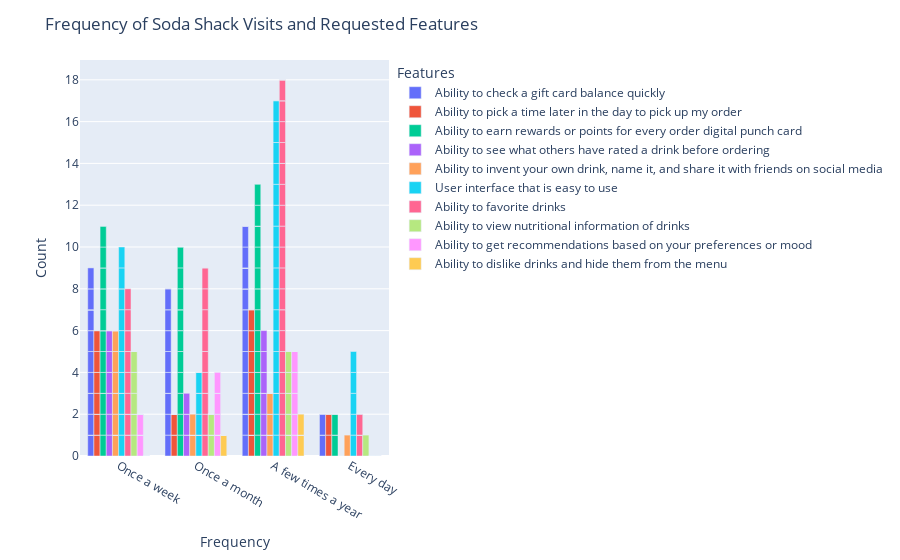

This figure's notebook cell:
### Code cell
# interactively plot the features grouped by frequency
import plotly.express as px
fig = px.bar(featurefreq, x="frequency", y=featurefreq.columns[1:], barmode="group")
fig.update_layout(xaxis_title="Frequency", yaxis_title="Count")
fig.update_layout(title_text='Frequency of Soda Shack Visits and Requested Features')
fig.update_layout(legend_title_text='Features')
fig.show()

### Figure 1 — Plotly figure (JSON) as saved in the notebook; plotly's stock layout.template omitted (floating-point values rounded to 4 significant figures)
{"data": [{"alignmentgroup": "True", "hovertemplate": "variable=Ability to check a gift card balance quickly<br>frequency=%{x}<br>value=%{y}<extra></extra>", "legendgroup": "Ability to check a gift card balance quickly", "marker": {"color": "#636efa", "pattern": {"shape": ""}}, "name": "Ability to check a gift card balance quickly", "offsetgroup": "Ability to check a gift card balance quickly", "orientation": "v", "showlegend": true, "textposition": "auto", "type": "bar", "x": ["Once a week", "Once a week", "Once a week", "Once a month", "A few times a year", "Once a month", "Once a week", "A few times a year", "Once a week", "Once a week", "Every day", "A few times a year", "Once a week", "A few times a year", "Once a week", "Once a week", "Once a month", "Once a month", "Once a week", "A few times a year", "A few times a year", "A few times a year", "Once a month", "Once a week", "Once a week", "Once a week", "A few times a year", "A few times a year", "A few times a year", "Once a month", "A few times a year", "Every day", "A few times a year", "Once a month", "A few times a year", "Once a month", "Once a week", "Once a month", "Once a week", "A few times a year", "A few times a year", "Once a week", "A few times a year", "A few times a year", "Every day", "A few times a year", "Once a month", "A few times a year", "Once a week", "A few times a year", "Once a month", "Once a week", "Once a month", "A few times a year", "A few times a year", "A few times a year", "A few times a year", "Once a month", "A few times a year", "Every day", "Once a month", "Once a week", "A few times a year", "A few times a year", "A few times a year", "Once a week", "Every day", "Once a month", "A few times a year", "Once a week"], "xaxis": "x", "y": [1, 0, 0, 0, 1, 1, 1, 1, 1, 0, 0, 0, 0, 0, 0, 1, 1, 1, 1, 1, 1, 0, 0, 1, 0, 1, 0, 0, 0, 0, 1, 1, 0, 1, 1, 1, 0, 0, 0, 1, 0, 0, 1, 0, 0, 0, 1, 0, 0, 1, 0, 0, 1, 0, 0, 0, 0, 0, 0, 1, 1, 1, 1, 1, 0, 0, 0, 0, 0, 1], "yaxis": "y"}, {"alignmentgroup": "True", "hovertemplate": "variable=Ability to pick a time later in the day to pick up my order<br>frequency=%{x}<br>value=%{y}<extra></extra>", "legendgroup": "Ability to pick a time later in the day to pick up my order", "marker": {"color": "#EF553B", "pattern": {"shape": ""}}, "name": "Ability to pick a time later in the day to pick up my order", "offsetgroup": "Ability to pick a time later in the day to pick up my order", "orientation": "v", "showlegend": true, "textposition": "auto", "type": "bar", "x": ["Once a week", "Once a week", "Once a week", "Once a month", "A few times a year", "Once a month", "Once a week", "A few times a year", "Once a week", "Once a week", "Every day", "A few times a year", "Once a week", "A few times a year", "Once a week", "Once a week", "Once a month", "Once a month", "Once a week", "A few times a year", "A few times a year", "A few times a year", "Once a month", "Once a week", "Once a week", "Once a week", "A few times a year", "A few times a year", "A few times a year", "Once a month", "A few times a year", "Every day", "A few times a year", "Once a month", "A few times a year", "Once a month", "Once a week", "Once a month", "Once a week", "A few times a year", "A few times a year", "Once a week", "A few times a year", "A few times a year", "Every day", "A few times a year", "Once a month", "A few times a year", "Once a week", "A few times a year", "Once a month", "Once a week", "Once a month", "A few times a year", "A few times a year", "A few times a year", "A few times a year", "Once a month", "A few times a year", "Every day", "Once a month", "Once a week", "A few times a year", "A few times a year", "A few times a year", "Once a week", "Every day", "Once a month", "A few times a year", "Once a week"], "xaxis": "x", "y": [1, 0, 1, 0, 1, 0, 0, 0, 0, 0, 0, 0, 1, 0, 1, 0, 0, 0, 0, 0, 0, 0, 0, 0, 0, 0, 0, 1, 0, 1, 0, 1, 0, 0, 0, 1, 0, 0, 0, 0, 1, 0, 0, 0, 1, 1, 0, 1, 0, 0, 0, 1, 0, 0, 0, 0, 1, 0, 0, 0, 0, 1, 0, 1, 0, 0, 0, 0, 0, 0], "yaxis": "y"}, {"alignmentgroup": "True", "hovertemplate": "variable=Ability to earn rewards or points for every order digital punch card<br>frequency=%{x}<br>value=%{y}<extra></extra>", "legendgroup": "Ability to earn rewards or points for every order digital punch card", "marker": {"color": "#00cc96", "pattern": {"shape": ""}}, "name": "Ability to earn rewards or points for every order digital punch card", "offsetgroup": "Ability to earn rewards or points for every order digital punch card", "orientation": "v", "showlegend": true, "textposition": "auto", "type": "bar", "x": ["Once a week", "Once a week", "Once a week", "Once a month", "A few times a year", "Once a month", "Once a week", "A few times a year", "Once a week", "Once a week", "Every day", "A few times a year", "Once a week", "A few times a year", "Once a week", "Once a week", "Once a month", "Once a month", "Once a week", "A few times a year", "A few times a year", "A few times a year", "Once a month", "Once a week", "Once a week", "Once a week", "A few times a year", "A few times a year", "A few times a year", "Once a month", "A few times a year", "Every day", "A few times a year", "Once a month", "A few times a year", "Once a month", "Once a week", "Once a month", "Once a week", "A few times a year", "A few times a year", "Once a week", "A few times a year", "A few times a year", "Every day", "A few times a year", "Once a month", "A few times a year", "Once a week", "A few times a year", "Once a month", "Once a week", "Once a month", "A few times a year", "A few times a year", "A few times a year", "A few times a year", "Once a month", "A few times a year", "Every day", "Once a month", "Once a week", "A few times a year", "A few times a year", "A few times a year", "Once a week", "Every day", "Once a month", "A few times a year", "Once a week"], "xaxis": "x", "y": [1, 1, 1, 1, 0, 1, 0, 0, 0, 1, 1, 1, 1, 1, 0, 1, 1, 1, 0, 1, 0, 1, 1, 0, 0, 0, 0, 0, 0, 0, 0, 0, 1, 1, 0, 0, 1, 1, 1, 0, 0, 0, 0, 0, 1, 0, 0, 1, 1, 1, 0, 0, 1, 1, 0, 1, 1, 1, 1, 0, 1, 1, 0, 0, 1, 1, 0, 0, 1, 0], "yaxis": "y"}, {"alignmentgroup": "True", "hovertemplate": "variable=Ability to see what others have rated a drink before ordering<br>frequency=%{x}<br>value=%{y}<extra></extra>", "legendgroup": "Ability to see what others have rated a drink before ordering", "marker": {"color": "#ab63fa", "pattern": {"shape": ""}}, "name": "Ability to see what others have rated a drink before ordering", "offsetgroup": "Ability to see what others have rated a drink before ordering", "orientation": "v", "showlegend": true, "textposition": "auto", "type": "bar", "x": ["Once a week", "Once a week", "Once a week", "Once a month", "A few times a year", "Once a month", "Once a week", "A few times a year", "Once a week", "Once a week", "Every day", "A few times a year", "Once a week", "A few times a year", "Once a week", "Once a week", "Once a month", "Once a month", "Once a week", "A few times a year", "A few times a year", "A few times a year", "Once a month", "Once a week", "Once a week", "Once a week", "A few times a year", "A few times a year", "A few times a year", "Once a month", "A few times a year", "Every day", "A few times a year", "Once a month", "A few times a year", "Once a month", "Once a week", "Once a month", "Once a week", "A few times a year", "A few times a year", "Once a week", "A few times a year", "A few times a year", "Every day", "A few times a year", "Once a month", "A few times a year", "Once a week", "A few times a year", "Once a month", "Once a week", "Once a month", "A few times a year", "A few times a year", "A few times a year", "A few times a year", "Once a month", "A few times a year", "Every day", "Once a month", "Once a week", "A few times a year", "A few times a year", "A few times a year", "Once a week", "Every day", "Once a month", "A few times a year", "Once a week"], "xaxis": "x", "y": [0, 1, 1, 0, 0, 0, 1, 0, 0, 1, 0, 0, 0, 0, 0, 0, 0, 0, 1, 0, 0, 1, 0, 0, 0, 0, 0, 1, 1, 0, 0, 0, 0, 0, 0, 0, 0, 0, 0, 0, 0, 0, 0, 0, 0, 1, 0, 0, 0, 0, 1, 1, 0, 0, 0, 0, 0, 1, 0, 0, 0, 0, 1, 0, 0, 0, 0, 1, 1, 0], "yaxis": "y"}, {"alignmentgroup": "True", "hovertemplate": "variable=Ability to invent your own drink, name it, and share it with friends on social media<br>frequency=%{x}<br>value=%{y}<extra></extra>", "legendgroup": "Ability to invent your own drink, name it, and share it with friends on social media", "marker": {"color": "#FFA15A", "pattern": {"shape": ""}}, "name": "Ability to invent your own drink, name it, and share it with friends on social media", "offsetgroup": "Ability to invent your own drink, name it, and share it with friends on social media", "orientation": "v", "showlegend": true, "textposition": "auto", "type": "bar", "x": ["Once a week", "Once a week", "Once a week", "Once a month", "A few times a year", "Once a month", "Once a week", "A few times a year", "Once a week", "Once a week", "Every day", "A few times a year", "Once a week", "A few times a year", "Once a week", "Once a week", "Once a month", "Once a month", "Once a week", "A few times a year", "A few times a year", "A few times a year", "Once a month", "Once a week", "Once a week", "Once a week", "A few times a year", "A few times a year", "A few times a year", "Once a month", "A few times a year", "Every day", "A few times a year", "Once a month", "A few times a year", "Once a month", "Once a week", "Once a month", "Once a week", "A few times a year", "A few times a year", "Once a week", "A few times a year", "A few times a year", "Every day", "A few times a year", "Once a month", "A few times a year", "Once a week", "A few times a year", "Once a month", "Once a week", "Once a month", "A few times a year", "A few times a year", "A few times a year", "A few times a year", "Once a month", "A few times a year", "Every day", "Once a month", "Once a week", "A few times a year", "A few times a year", "A few times a year", "Once a week", "Every day", "Once a month", "A few times a year", "Once a week"], "xaxis": "x", "y": [0, 1, 0, 1, 0, 0, 0, 0, 0, 0, 0, 0, 0, 0, 1, 1, 0, 0, 0, 0, 1, 0, 0, 0, 1, 1, 0, 0, 0, 0, 1, 0, 0, 0, 0, 0, 0, 0, 1, 1, 0, 0, 0, 0, 0, 0, 0, 0, 0, 0, 0, 0, 0, 0, 0, 0, 0, 0, 0, 0, 0, 0, 0, 0, 0, 0, 1, 1, 0, 0], "yaxis": "y"}, {"alignmentgroup": "True", "hovertemplate": "variable=User interface that is easy to use<br>frequency=%{x}<br>value=%{y}<extra></extra>", "legendgroup": "User interface that is easy to use", "marker": {"color": "#19d3f3", "pattern": {"shape": ""}}, "name": "User interface that is easy to use", "offsetgroup": "User interface that is easy to use", "orientation": "v", "showlegend": true, "textposition": "auto", "type": "bar", "x": ["Once a week", "Once a week", "Once a week", "Once a month", "A few times a year", "Once a month", "Once a week", "A few times a year", "Once a week", "Once a week", "Every day", "A few times a year", "Once a week", "A few times a year", "Once a week", "Once a week", "Once a month", "Once a month", "Once a week", "A few times a year", "A few times a year", "A few times a year", "Once a month", "Once a week", "Once a week", "Once a week", "A few times a year", "A few times a year", "A few times a year", "Once a month", "A few times a year", "Every day", "A few times a year", "Once a month", "A few times a year", "Once a month", "Once a week", "Once a month", "Once a week", "A few times a year", "A few times a year", "Once a week", "A few times a year", "A few times a year", "Every day", "A few times a year", "Once a month", "A few times a year", "Once a week", "A few times a year", "Once a month", "Once a week", "Once a month", "A few times a year", "A few times a year", "A few times a year", "A few times a year", "Once a month", "A few times a year", "Every day", "Once a month", "Once a week", "A few times a year", "A few times a year", "A few times a year", "Once a week", "Every day", "Once a month", "A few times a year", "Once a week"], "xaxis": "x", "y": [0, 0, 0, 1, 1, 0, 1, 1, 1, 0, 1, 1, 1, 0, 0, 0, 0, 0, 0, 0, 0, 0, 1, 0, 1, 0, 1, 0, 0, 1, 0, 1, 1, 0, 1, 0, 1, 1, 0, 0, 0, 1, 0, 1, 1, 1, 0, 1, 1, 1, 0, 1, 0, 1, 1, 1, 1, 0, 1, 1, 0, 0, 0, 1, 1, 1, 1, 0, 0, 1], "yaxis": "y"}, {"alignmentgroup": "True", "hovertemplate": "variable=Ability to favorite drinks<br>frequency=%{x}<br>value=%{y}<extra></extra>", "legendgroup": "Ability to favorite drinks", "marker": {"color": "#FF6692", "pattern": {"shape": ""}}, "name": "Ability to favorite drinks", "offsetgroup": "Ability to favorite drinks", "orientation": "v", "showlegend": true, "textposition": "auto", "type": "bar", "x": ["Once a week", "Once a week", "Once a week", "Once a month", "A few times a year", "Once a month", "Once a week", "A few times a year", "Once a week", "Once a week", "Every day", "A few times a year", "Once a week", "A few times a year", "Once a week", "Once a week", "Once a month", "Once a month", "Once a week", "A few times a year", "A few times a year", "A few times a year", "Once a month", "Once a week", "Once a week", "Once a week", "A few times a year", "A few times a year", "A few times a year", "Once a month", "A few times a year", "Every day", "A few times a year", "Once a month", "A few times a year", "Once a month", "Once a week", "Once a month", "Once a week", "A few times a year", "A few times a year", "Once a week", "A few times a year", "A few times a year", "Every day", "A few times a year", "Once a month", "A few times a year", "Once a week", "A few times a year", "Once a month", "Once a week", "Once a month", "A few times a year", "A few times a year", "A few times a year", "A few times a year", "Once a month", "A few times a year", "Every day", "Once a month", "Once a week", "A few times a year", "A few times a year", "A few times a year", "Once a week", "Every day", "Once a month", "A few times a year", "Once a week"], "xaxis": "x", "y": [0, 0, 0, 0, 0, 1, 0, 1, 0, 0, 1, 1, 0, 1, 1, 0, 0, 1, 1, 1, 0, 1, 1, 0, 0, 1, 1, 1, 0, 0, 1, 0, 1, 1, 1, 1, 1, 0, 1, 1, 1, 0, 1, 1, 0, 0, 0, 0, 1, 0, 1, 0, 1, 1, 1, 1, 0, 1, 0, 1, 1, 0, 1, 0, 0, 1, 0, 0, 0, 1], "yaxis": "y"}, {"alignmentgroup": "True", "hovertemplate": "variable=Ability to view nutritional information of drinks<br>frequency=%{x}<br>value=%{y}<extra></extra>", "legendgroup": "Ability to view nutritional information of drinks", "marker": {"color": "#B6E880", "pattern": {"shape": ""}}, "name": "Ability to view nutritional information of drinks", "offsetgroup": "Ability to view nutritional information of drinks", "orientation": "v", "showlegend": true, "textposition": "auto", "type": "bar", "x": ["Once a week", "Once a week", "Once a week", "Once a month", "A few times a year", "Once a month", "Once a week", "A few times a year", "Once a week", "Once a week", "Every day", "A few times a year", "Once a week", "A few times a year", "Once a week", "Once a week", "Once a month", "Once a month", "Once a week", "A few times a year", "A few times a year", "A few times a year", "Once a month", "Once a week", "Once a week", "Once a week", "A few times a year", "A few times a year", "A few times a year", "Once a month", "A few times a year", "Every day", "A few times a year", "Once a month", "A few times a year", "Once a month", "Once a week", "Once a month", "Once a week", "A few times a year", "A few times a year", "Once a week", "A few times a year", "A few times a year", "Every day", "A few times a year", "Once a month", "A few times a year", "Once a week", "A few times a year", "Once a month", "Once a week", "Once a month", "A few times a year", "A few times a year", "A few times a year", "A few times a year", "Once a month", "A few times a year", "Every day", "Once a month", "Once a week", "A few times a year", "A few times a year", "A few times a year", "Once a week", "Every day", "Once a month", "A few times a year", "Once a week"], "xaxis": "x", "y": [0, 0, 0, 0, 0, 0, 0, 0, 1, 1, 0, 0, 0, 0, 0, 0, 0, 0, 0, 0, 0, 0, 0, 1, 1, 0, 0, 0, 1, 1, 0, 0, 0, 0, 0, 0, 0, 0, 0, 0, 1, 1, 0, 1, 0, 0, 1, 0, 0, 0, 0, 0, 0, 0, 0, 0, 0, 0, 1, 0, 0, 0, 0, 0, 1, 0, 1, 0, 0, 0], "yaxis": "y"}, {"alignmentgroup": "True", "hovertemplate": "variable=Ability to get recommendations based on your preferences or mood<br>frequency=%{x}<br>value=%{y}<extra></extra>", "legendgroup": "Ability to get recommendations based on your preferences or mood", "marker": {"color": "#FF97FF", "pattern": {"shape": ""}}, "name": "Ability to get recommendations based on your preferences or mood", "offsetgroup": "Ability to get recommendations based on your preferences or mood", "orientation": "v", "showlegend": true, "textposition": "auto", "type": "bar", "x": ["Once a week", "Once a week", "Once a week", "Once a month", "A few times a year", "Once a month", "Once a week", "A few times a year", "Once a week", "Once a week", "Every day", "A few times a year", "Once a week", "A few times a year", "Once a week", "Once a week", "Once a month", "Once a month", "Once a week", "A few times a year", "A few times a year", "A few times a year", "Once a month", "Once a week", "Once a week", "Once a week", "A few times a year", "A few times a year", "A few times a year", "Once a month", "A few times a year", "Every day", "A few times a year", "Once a month", "A few times a year", "Once a month", "Once a week", "Once a month", "Once a week", "A few times a year", "A few times a year", "Once a week", "A few times a year", "A few times a year", "Every day", "A few times a year", "Once a month", "A few times a year", "Once a week", "A few times a year", "Once a month", "Once a week", "Once a month", "A few times a year", "A few times a year", "A few times a year", "A few times a year", "Once a month", "A few times a year", "Every day", "Once a month", "Once a week", "A few times a year", "A few times a year", "A few times a year", "Once a week", "Every day", "Once a month", "A few times a year", "Once a week"], "xaxis": "x", "y": [0, 0, 0, 0, 0, 0, 0, 0, 0, 0, 0, 0, 0, 1, 0, 0, 1, 0, 0, 0, 1, 0, 0, 1, 0, 0, 1, 0, 1, 0, 0, 0, 0, 0, 0, 0, 0, 1, 0, 0, 0, 1, 0, 0, 0, 0, 1, 0, 0, 0, 0, 0, 0, 0, 1, 0, 0, 0, 0, 0, 0, 0, 0, 0, 0, 0, 0, 1, 0, 0], "yaxis": "y"}, {"alignmentgroup": "True", "hovertemplate": "variable=Ability to dislike drinks and hide them from the menu<br>frequency=%{x}<br>value=%{y}<extra></extra>", "legendgroup": "Ability to dislike drinks and hide them from the menu", "marker": {"color": "#FECB52", "pattern": {"shape": ""}}, "name": "Ability to dislike drinks and hide them from the menu", "offsetgroup": "Ability to dislike drinks and hide them from the menu", "orientation": "v", "showlegend": true, "textposition": "auto", "type": "bar", "x": ["Once a week", "Once a week", "Once a week", "Once a month", "A few times a year", "Once a month", "Once a week", "A few times a year", "Once a week", "Once a week", "Every day", "A few times a year", "Once a week", "A few times a year", "Once a week", "Once a week", "Once a month", "Once a month", "Once a week", "A few times a year", "A few times a year", "A few times a year", "Once a month", "Once a week", "Once a week", "Once a week", "A few times a year", "A few times a year", "A few times a year", "Once a month", "A few times a year", "Every day", "A few times a year", "Once a month", "A few times a year", "Once a month", "Once a week", "Once a month", "Once a week", "A few times a year", "A few times a year", "Once a week", "A few times a year", "A few times a year", "Every day", "A few times a year", "Once a month", "A few times a year", "Once a week", "A few times a year", "Once a month", "Once a week", "Once a month", "A few times a year", "A few times a year", "A few times a year", "A few times a year", "Once a month", "A few times a year", "Every day", "Once a month", "Once a week", "A few times a year", "A few times a year", "A few times a year", "Once a week", "Every day", "Once a month", "A few times a year", "Once a week"], "xaxis": "x", "y": [0, 0, 0, 0, 0, 0, 0, 0, 0, 0, 0, 0, 0, 0, 0, 0, 0, 0, 0, 0, 0, 0, 0, 0, 0, 0, 0, 0, 0, 0, 0, 0, 0, 0, 0, 0, 0, 0, 0, 0, 0, 0, 1, 0, 0, 0, 0, 0, 0, 0, 1, 0, 0, 0, 0, 0, 0, 0, 0, 0, 0, 0, 0, 0, 0, 0, 0, 0, 1, 0], "yaxis": "y"}], "layout": {"barmode": "group", "legend": {"title": {"text": "Features"}, "tracegroupgap": 0}, "margin": {"t": 60}, "title": {"text": "Frequency of Soda Shack Visits and Requested Features"}, "xaxis": {"anchor": "y", "domain": [0, 1], "title": {"text": "Frequency"}}, "yaxis": {"anchor": "x", "domain": [0, 1], "title": {"text": "Count"}}}}
